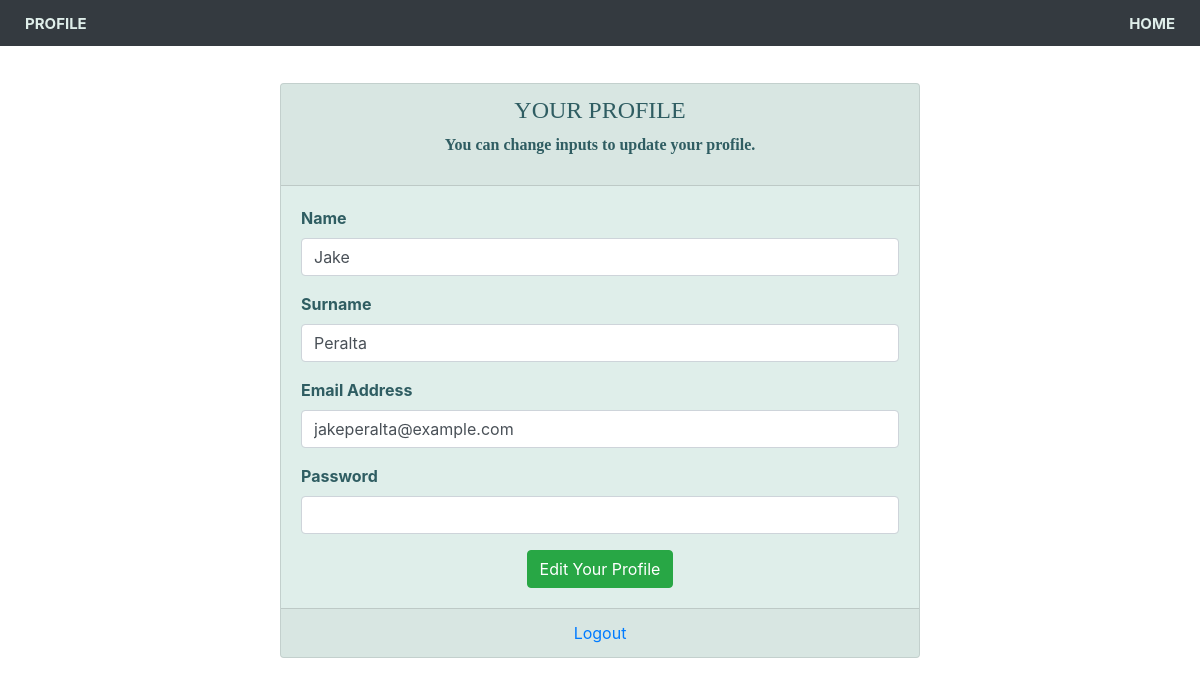
The page /MyFinalProject/profile.php (signed in) on the database its author committed.
### tables this page shows
CREATE TABLE `customers` (
  `user_id` int(11) NOT NULL,
  `name` varchar(15) NOT NULL,
  `lastname` varchar(15) NOT NULL,
  `email` varchar(40) NOT NULL,
  `password` varchar(255) NOT NULL
);

### MyFinalProject/profile.php (the view, shortened to what this page needs)
<!DOCTYPE html>
<html>
<head>
    <link rel="stylesheet" href="https://cdn.jsdelivr.net/npm/bootstrap@4.6.0/dist/css/bootstrap.min.css">
</head>
<body class="background">
<?php
require_once 'dbconnect.php';
$id = $_SESSION['user_login'];
$select_stmt = $db->prepare("SELECT * FROM customers WHERE user_id=:uid");
$select_stmt->execute(array(":uid"=>$id));
$row=$select_stmt->fetch(PDO::FETCH_ASSOC);
$name1 = $row["name"];
$lastname1= $row["lastname"];
$email1 = $row["email"];
?>
<div class="card-title top_border">
    <nav class="navbar navbar-expand-sm navbar-dark bg-dark  justify-content-between">
        <button class="btn btn-sm basket_text_style" name = "btn_profile" onclick="location.href='profile.php'">PROFILE</button>
        <button class="btn btn-sm basket_text_style" name = "btn_profile" onclick="location.href='welcome.php'">HOME</button>
    </nav>
</div>
<div class="row">
    <div class="col">
    <div class="col">
        <div class="card reg_style">
            <div class="card-header card-header-color text_color" align="center">
                <H4 >YOUR PROFILE</H4
                <p class="mb-0"> You can change inputs to update your profile.</p>
            </div>
            <div class="card-body card-body-color text_body" >
                <form  method = "post">
                    <div class="form-group" >
                        <label for="name">Name</label>
                        <input class="form-control" type="text"  name="txt_name" value= <?php echo $name1 ?>>
                    </div>
                    <div class="form-group">
                        <label for="surname">Surname</label>
                        <input class="form-control" type="text"  name="txt_lastname" value="<?php echo $lastname1 ?>">
                    </div>
                    <div class="form-group">
                        <label for="exampleInputEmail1">Email Address</label>
                        <input type="email" class="form-control"name = 'txt_email' aria-describedby="emailHelp" value="<?php echo $email1 ?>">
                    </div>
                    <div class="form-group">
                        <label for="pass">Password</label>
                        <input class="form-control is invalid" type="password"  name="txt_password">
                    </div >
                    <div align="center">
                        <input type="submit"  name="btn_edit" class="btn btn-success " value="Edit Your Profile" >
                    </div>
                </form>
            </div>
            <div class="card-footer card-footer-color" align="center">
                <a href="logout.php">Logout</a>
            </div>
        </div>
    </div>
</div>
</body>
</html>

### MyFinalProject/profile.php (style rules this page uses)
.card { margin: 0 auto; float: none; margin-bottom: 50px; }
.top_border { margin-top: 0px; background-color: #2f5d62; width: available; }
.basket_text_style { text-align: right; font-size: 15px; font-weight: bold; color: #DFEEEA; vertical-align: center; height: 30px; }
.reg_style { width:40rem; height: auto; background-color: #DFEEEA; margin-top: 25px; }
.background { overflow-x: hidden; }
.text_color { font-weight: bold; font-family: "Berlin Sans FB Demi"; color: #2f5d62; }
.text_body { color: #2f5d62; font-weight: bold; }

### rows shown on the page
customers: txt_name "Jake", txt_lastname "Peralta", txt_email "jakeperalta@example.com"
